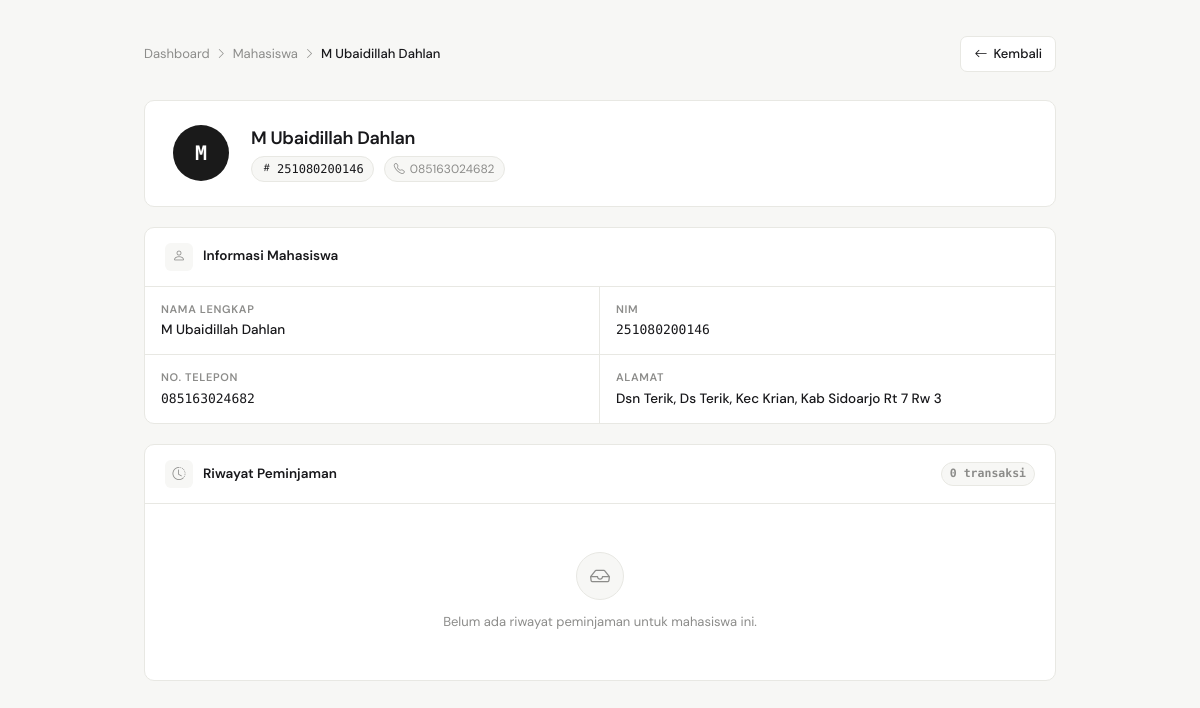
The page /admin/mahasiswa/detail_data_mhs.php?nim=251080200146 on the database its author committed.
### tables this page shows
CREATE TABLE `mahasiswa` (
  `nama` varchar(100) NOT NULL,
  `nim` char(12) NOT NULL,
  `no_telepon` varchar(100) NOT NULL,
  `alamat` varchar(255) NOT NULL,
  `password` varchar(100) NOT NULL
);

### admin/mahasiswa/detail_data_mhs.php (the view, shortened to what this page needs)
<?php
require_once __DIR__ . '/../../config/koneksi.php';
$nim = mysqli_real_escape_string($koneksi, trim($_GET['nim']));
$qMhs = mysqli_query($koneksi, "
    SELECT nama, no_telepon, alamat
    FROM mahasiswa
    WHERE nim = '$nim'
");
$mhs = mysqli_fetch_assoc($qMhs);
$qPinjam = mysqli_query($koneksi, "
    SELECT *
    FROM data_pinjam
    WHERE nim = '$nim'
      AND status IN ('selesai', 'ditolak')
    ORDER BY tanggal DESC
");
?>
<!DOCTYPE html>
<html lang="id">
<head>
<link href="https://cdn.jsdelivr.net/npm/bootstrap-icons/font/bootstrap-icons.css" rel="stylesheet">
</head>
<body>
<div class="page-wrap">
    <div class="top-nav">
        <nav class="breadcrumb-nav">
            <a href="../dashboard.php">Dashboard</a>
            <i class="bi bi-chevron-right"></i>
            <a href="data_mhs.php">Mahasiswa</a>
            <i class="bi bi-chevron-right"></i>
            <span class="current"><?= htmlspecialchars($mhs['nama']) ?></span>
        </nav>
        <a href="data_mhs.php" class="btn-back">
            <i class="bi bi-arrow-left"></i> Kembali
        </a>
    </div>
    <div class="profile-header">
        <div class="profile-avatar">
            <?= strtoupper(substr($mhs['nama'], 0, 1)) ?>
        </div>
        <div class="profile-info">
            <h1><?= htmlspecialchars($mhs['nama']) ?></h1>
            <div class="profile-meta">
                <span class="meta-pill nim">
                    <i class="bi bi-hash"></i><?= htmlspecialchars($nim) ?>
                </span>
                <span class="meta-pill">
                    <i class="bi bi-telephone"></i><?= htmlspecialchars($mhs['no_telepon']) ?>
                </span>
            </div>
        </div>
    </div>
    <div class="card">
        <div class="card-header">
            <div class="card-header-icon"><i class="bi bi-person"></i></div>
            <h2>Informasi Mahasiswa</h2>
        </div>
        <div class="info-grid">
            <div class="info-row">
                <span class="info-label">Nama Lengkap</span>
                <span class="info-value"><?= htmlspecialchars($mhs['nama']) ?></span>
            </div>
            <div class="info-row">
                <span class="info-label">NIM</span>
                <span class="info-value mono"><?= htmlspecialchars($nim) ?></span>
            </div>
            <div class="info-row">
                <span class="info-label">No. Telepon</span>
                <span class="info-value mono"><?= htmlspecialchars($mhs['no_telepon']) ?></span>
            </div>
            <div class="info-row">
                <span class="info-label">Alamat</span>
                <span class="info-value"><?= htmlspecialchars($mhs['alamat']) ?></span>
            </div>
        </div>
    </div>
    <div class="card">
        <div class="card-header">
            <div class="card-header-icon"><i class="bi bi-clock-history"></i></div>
            <h2>Riwayat Peminjaman</h2>
            <span class="count-chip"><?= mysqli_num_rows($qPinjam) ?> transaksi</span>
        </div>
        <?php if (mysqli_num_rows($qPinjam) > 0): ?>
        <div class="history-grid">
            <?php while ($row = mysqli_fetch_assoc($qPinjam)):
                $badgeClass = match($row['status']) {
                    'selesai' => 'badge-selesai',
                    'ditolak' => 'badge-ditolak',
                    default   => 'badge-default'
                };
            ?>
            <div class="history-item">
                <div class="history-top">
                    <span class="history-lab"><?= htmlspecialchars($row['nama_lab']) ?></span>
                    <span class="badge <?= $badgeClass ?>">
                        <?= ucfirst($row['status']) ?>
                    </span>
                </div>
                <div class="history-bottom">
                    <span class="history-date">
                        <i class="bi bi-calendar3"></i>
                        <?= date('d M Y', strtotime($row['tanggal'])) ?>
                    </span>
                    <span class="history-time">
                        <?= substr($row['jam_mulai'], 0, 5) ?> – <?= substr($row['jam_selesai'], 0, 5) ?>
                    </span>
                </div>
            </div>
            <?php endwhile; ?>
        </div>
        <?php else: ?>
        <div class="empty-state">
            <div class="empty-icon"><i class="bi bi-inbox"></i></div>
            <p>Belum ada riwayat peminjaman untuk mahasiswa ini.</p>
        </div>
        <?php endif; ?>
    </div>
</div>
</body>
</html>

### admin/mahasiswa/detail_data_mhs.php (style rules this page uses)
*, *::before, *::after { box-sizing: border-box; margin: 0; padding: 0; }
:root { --bg: #F7F7F5; --surface: #FFFFFF; --border: #E8E8E3; --text: #18181B; --muted: #8C8C8A; --accent: #1A1A1A; --red: #DC2626; --red-soft: #FEF2F2; --green: #16A34A; --green-soft: #F0FDF4; --radius: 10px; }
body { font-family: 'DM Sans', sans-serif; background: var(--bg); color: var(--text); font-size: 14px; line-height: 1.5; min-height: 100vh; }
.page-wrap { max-width: 960px; margin: 0 auto; padding: 36px 24px 56px; }
.top-nav { display: flex; align-items: center; justify-content: space-between; margin-bottom: 28px; }
.breadcrumb-nav { display: flex; align-items: center; gap: 6px; font-size: 13px; color: var(--muted); }
.breadcrumb-nav a { color: var(--muted); text-decoration: none; transition: color .15s; }
.breadcrumb-nav i { font-size: 11px; }
.breadcrumb-nav .current { color: var(--text); font-weight: 500; }
.btn-back { display: inline-flex; align-items: center; gap: 6px; padding: 7px 13px; background: var(--surface); border: 1px solid var(--border); border-radius: 7px; font-family: 'DM Sans', sans-serif; font-size: 13px; font-weight: 500; color: var(--text); text-decoration: none; transition: background .15s; }
.profile-header { background: var(--surface); border: 1px solid var(--border); border-radius: var(--radius); padding: 24px 28px; display: flex; align-items: center; gap: 22px; margin-bottom: 20px; }
.profile-avatar { width: 56px; height: 56px; background: var(--accent); border-radius: 50%; display: grid; place-items: center; flex-shrink: 0; font-family: 'DM Mono', monospace; font-size: 20px; font-weight: 600; color: #fff; }
.profile-info h1 { font-size: 18px; font-weight: 600; letter-spacing: -.3px; margin-bottom: 4px; }
.profile-meta { display: flex; flex-wrap: wrap; gap: 10px; align-items: center; }
.meta-pill { display: inline-flex; align-items: center; gap: 5px; font-size: 12px; color: var(--muted); background: var(--bg); border: 1px solid var(--border); padding: 3px 9px; border-radius: 100px; }
.meta-pill i { font-size: 11px; }
.meta-pill.nim { font-family: 'DM Mono', monospace; font-size: 12px; font-weight: 500; color: var(--text); }
.card { background: var(--surface); border: 1px solid var(--border); border-radius: var(--radius); overflow: hidden; margin-bottom: 20px; }
.card-header { display: flex; align-items: center; gap: 10px; padding: 15px 20px; border-bottom: 1px solid var(--border); }
.card-header-icon { width: 28px; height: 28px; background: var(--bg); border-radius: 6px; display: grid; place-items: center; font-size: 13px; color: var(--muted); flex-shrink: 0; }
.card-header h2 { font-size: 13.5px; font-weight: 600; color: var(--text); }
.card-header .count-chip { margin-left: auto; display: inline-flex; align-items: center; padding: 2px 8px; background: var(--bg); border: 1px solid var(--border); border-radius: 100px; font-size: 11.5px; font-weight: 600; color: var(--muted); font-family: 'DM Mono', monospace; }
.info-grid { display: grid; grid-template-columns: repeat(2, 1fr); gap: 0; }
.info-row { display: flex; flex-direction: column; gap: 3px; padding: 14px 16px; border-bottom: 1px solid var(--border); border-right: 1px solid var(--border); }
.info-row:nth-child(even) { border-right: none; }
.info-row:nth-last-child(-n+2) { border-bottom: none; }
.info-label { font-size: 11px; font-weight: 600; text-transform: uppercase; letter-spacing: .06em; color: var(--muted); }
.info-value { font-size: 13.5px; font-weight: 500; color: var(--text); }
.info-value.mono { font-family: 'DM Mono', monospace; font-size: 13px; }
.empty-state { text-align: center; padding: 48px 20px; color: var(--muted); }
.empty-icon { width: 48px; height: 48px; background: var(--bg); border-radius: 50%; display: grid; place-items: center; margin: 0 auto 12px; font-size: 20px; color: var(--muted); border: 1px solid var(--border); }
.empty-state p { font-size: 13px; }

### rows shown on the page
mahasiswa: nama "M Ubaidillah Dahlan", nama "M", no_telepon "085163024682", alamat "Dsn Terik, Ds Terik, Kec Krian, Kab Sidoarjo Rt 7 Rw 3"

### other values the page prints
$nim "251080200146"
mysqli_num_rows($qPinjam) "0"
